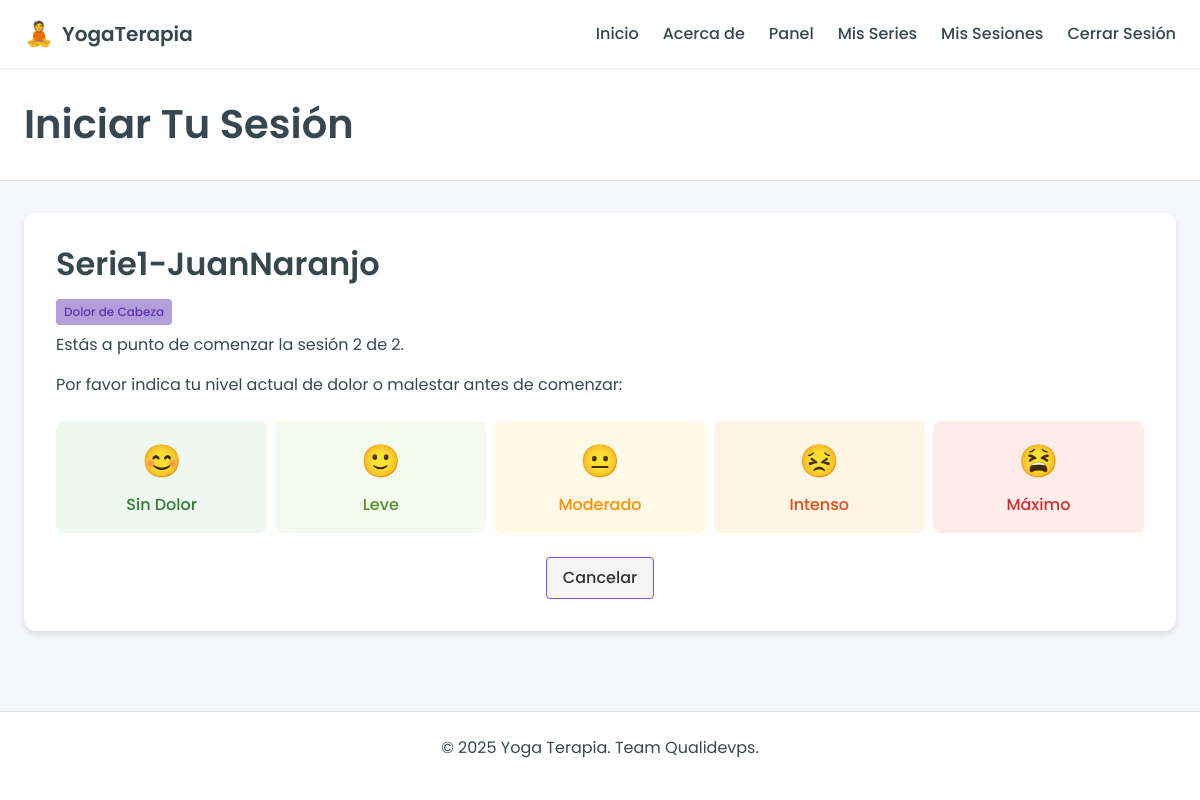
Screenshot of /patient/series/execute (signed in) with the database file from the repository.
### models/series.py (models this page shows, shortened)
class Series(db.Model):
    __tablename__ = 'series'
    id = db.Column(db.Integer, primary_key=True)
    name = db.Column(db.String(100), nullable=False)
    created_at = db.Column(db.DateTime, default=datetime.utcnow)
    therapy_type_id = db.Column(db.Integer, db.ForeignKey('therapy_type.id'), nullable=False)
    total_sessions = db.Column(db.Integer, default=1)
    creator_id = db.Column(db.Integer, db.ForeignKey('user.id'), nullable=False)
    patient_id = db.Column(db.Integer, db.ForeignKey('user.id'), nullable=True)
    postures = db.relationship('SeriesPosture', backref='series', lazy=True, order_by="SeriesPosture.order")
    sessions = db.relationship('Session', backref='series', lazy=True)
    creator = db.relationship(
        'User',
        foreign_keys=[creator_id],
        back_populates='created_series'
    )
    patient = db.relationship(
        'User',
        foreign_keys=[patient_id],
        back_populates='assigned_series'
    )
    def completed_sessions_count(self):
        return len(self.sessions)
    def is_complete(self):
        return self.completed_sessions_count() >= self.total_sessions

### models/therapy_type.py (models this page shows, shortened)
class TherapyType(db.Model):
    __tablename__ = 'therapy_type'
    id = db.Column(db.Integer, primary_key=True)
    name = db.Column(db.String(100), nullable=False)
    description = db.Column(db.Text, nullable=True)
    postures = db.relationship('Posture', secondary=posture_therapy,
                              lazy='subquery', backref=db.backref('therapy_types', lazy=True))
    series = db.relationship('Series', backref='therapy_type', lazy=True)

### routes/patient.py (the view, shortened to what this page needs)
@patient_bp.route('/series/execute', methods=['GET', 'POST'])
@patient_required
def execute_series():
    patient = User.query.get(session['user_id'])
    series = patient.assigned_series
    if not series:
        flash('You don\'t have any assigned series yet.', 'info')
        return redirect(url_for('patient.dashboard'))
    if series.is_complete():
        print(f"Series {series.id} is complete.")
        print(f"Number of sesiones: {series.completed_sessions_count()}")
        print(f"Total sessions required: {series.total_sessions}")
        flash('You have completed all sessions for this series.', 'info')
        return redirect(url_for('patient.dashboard'))
    if request.method == 'GET':
        pain_level_start = request.args.get('pain_level')
        return render_template('patient/start_session.html', series=series)

### routes/auth.py (called while the page is built)
def patient_required(f):
    @wraps(f)
    def decorated_function(*args, **kwargs):
        if 'user_id' not in session:
            flash('Please log in to access this page.', 'error')
            return redirect(url_for('auth.login'))
        user = User.query.get(session['user_id'])
        if user.role != 'patient':
            flash('Access denied. Patient privileges required.', 'error')
            return redirect(url_for('main.index'))
        return f(*args, **kwargs)
    return decorated_function

### templates/patient/start_session.html (shortened to what this page needs)
{% extends 'base.html' %}
{% block content %}
<section class="page-header">
    <div class="container">
        <h1>Iniciar Tu Sesión</h1>
    </div>
</section>
<section class="content-section">
    <div class="container">
        <div class="form-card">
            <h2>{{ series.name }}</h2>
            <p class="series-type">{{ series.therapy_type.name }}</p>
            <div class="form-intro">
                <p>Estás a punto de comenzar la sesión {{ series.completed_sessions_count() + 1 }} de {{ series.total_sessions }}.</p>
                <p>Por favor indica tu nivel actual de dolor o malestar antes de comenzar:</p>
            </div>
            <div class="pain-level-selection">
                <a href="{{ url_for('patient.execute_series', pain_level='None') }}" class="pain-level-option pain-none">
                    <div class="pain-icon">😊</div>
                    <div class="pain-label">Sin Dolor</div>
                </a>
                <a href="{{ url_for('patient.execute_series', pain_level='Mild') }}" class="pain-level-option pain-mild">
                    <div class="pain-icon">🙂</div>
                    <div class="pain-label">Leve</div>
                </a>
                <a href="{{ url_for('patient.execute_series', pain_level='Moderate') }}" class="pain-level-option pain-moderate">
                    <div class="pain-icon">😐</div>
                    <div class="pain-label">Moderado</div>
                </a>
                <a href="{{ url_for('patient.execute_series', pain_level='Intense') }}" class="pain-level-option pain-intense">
                    <div class="pain-icon">😣</div>
                    <div class="pain-label">Intenso</div>
                </a>
                <a href="{{ url_for('patient.execute_series', pain_level='Maximum') }}" class="pain-level-option pain-maximum">
                    <div class="pain-icon">😫</div>
                    <div class="pain-label">Máximo</div>
                </a>
            </div>
            <div class="form-actions centered">
                <a href="{{ url_for('patient.dashboard') }}" class="btn-secondary">Cancelar</a>
            </div>
        </div>
    </div>
</section>
{% endblock %}

### rows the page displays
Series: name "Serie1-JuanNaranjo", total_sessions "2"
TherapyType: therapy_type.name "Dolor de Cabeza"

### other values shown
{{ series.completed_sessions_count() + 1 }} "2"
